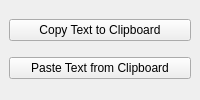
<?xml version="1.0" encoding="UTF-8"?>
<ui version="4.0">
 <class>MainWindow</class>
 <widget class="QMainWindow" name="MainWindow">
  <widget class="QWidget" name="centralwidget">
   <layout class="QVBoxLayout" name="verticalLayout">
    <item>
     <widget class="QPushButton" name="copyButton">
      <property name="text">
       <string>Copy Text to Clipboard</string>
      </property>
     </widget>
    </item>
    <item>
     <widget class="QPushButton" name="pasteButton">
      <property name="text">
       <string>Paste Text from Clipboard</string>
      </property>
     </widget>
    </item>
   </layout>
  </widget>
  <centralwidget name="centralwidget"/>
 </widget>
 <resources/>
 <connections/>
</ui>
